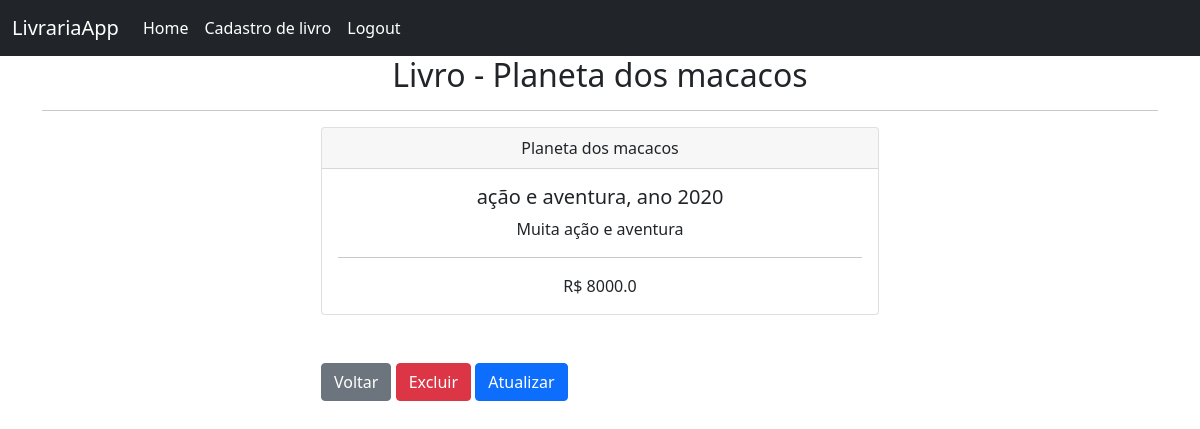
Screenshot of /book/1/ (signed in) with the database file from the repository.
### livraria/models.py (models this page shows, shortened)
class Book(models.Model):
    cleated_at = models.DateTimeField(auto_now_add= True)
    title = models.CharField(max_length=50)
    description = models.CharField(max_length=200)
    year = models.IntegerField()
    genre = models.CharField(max_length=30)
    value = models.FloatField()

### livraria/views.py (the view)
# urls.py: path('book/<int:id>/', book_detail, name= 'book'),
def book_detail(request, id):
    if request.user.is_authenticated:
        book = Book.objects.get(id=id)
        return render(request, 'book.html', {'book': book})
    else:
        messages.error('Nao foi possivel ver os detalhes de um livro')
        return redirect('home')

### livraria/templates/book.html
{% extends 'base.html' %}
{% block content %}
    <h2 class="text-center">Livro - {{book.title}}</h2>
    <hr>
    <div class="col-md-6 offset-md-3">
        <div class="card">
            <div class="card-header text-center">
                {{book.title}}
            </div>
            <div class="card-body text-center">
                <h5 class="card-title">{{book.genre}}, ano {{book.year}}</h5>
                <p>{{book.description}}</p>
                <hr>
                <span>R$ {{book.value}}</span>
            </div>
        </div>
        <br><br>
        <a class="btn btn-secondary" href="{% url 'home' %}">Voltar</a>
        <a href="{% url 'delete_book' book.id %}" class="btn btn-danger">Excluir</a>
        <a href="{% url 'update_book' book.id %}" class="btn btn-primary">Atualizar</a>
    </div>
{% endblock %}

### rows the page displays
Book: title "Planeta dos macacos", genre "ação e aventura", year "2020", description "Muita ação e aventura", value "8000.0"
